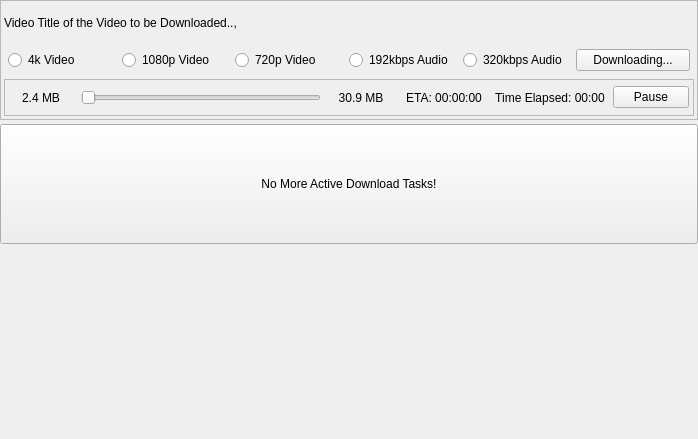
                   <widget class="QWidget" name="downloadsAreaWidget">
                    <property name="geometry">
                     <rect>
                      <x>0</x>
                      <y>0</y>
                      <width>698</width>
                      <height>439</height>
                     </rect>
                    </property>
                    <property name="styleSheet">
                     <string notr="true"/>
                    </property>
                    <layout class="QVBoxLayout" name="verticalLayout_downloadsAreaWidget">
                     <property name="spacing">
                      <number>4</number>
                     </property>
                     <property name="leftMargin">
                      <number>0</number>
                     </property>
                     <property name="topMargin">
                      <number>0</number>
                     </property>
                     <property name="rightMargin">
                      <number>0</number>
                     </property>
                     <property name="bottomMargin">
                      <number>0</number>
                     </property>
                     <item>
                      <widget class="QFrame" name="downloadItemFrame">
                       <property name="sizePolicy">
                        <sizepolicy hsizetype="Preferred" vsizetype="Expanding">
                         <horstretch>0</horstretch>
                         <verstretch>0</verstretch>
                        </sizepolicy>
                       </property>
                       <property name="minimumSize">
                        <size>
                         <width>0</width>
                         <height>85</height>
                        </size>
                       </property>
                       <property name="maximumSize">
                        <size>
                         <width>16777215</width>
                         <height>120</height>
                        </size>
                       </property>
                       <property name="styleSheet">
                        <string notr="true"/>
                       </property>
                       <property name="frameShape">
                        <enum>QFrame::StyledPanel</enum>
                       </property>
                       <property name="frameShadow">
                        <enum>QFrame::Raised</enum>
                       </property>
                       <layout class="QVBoxLayout" name="verticalLayout_downloadItemFrame">
                        <property name="spacing">
                         <number>0</number>
                        </property>
                        <property name="leftMargin">
                         <number>3</number>
                        </property>
                        <property name="topMargin">
                         <number>3</number>
                        </property>
                        <property name="rightMargin">
                         <number>3</number>
                        </property>
                        <property name="bottomMargin">
                         <number>3</number>
                        </property>
                        <item>
                         <widget class="QLabel" name="downloadMediaTitleLabel">
                          <property name="text">
                           <string>Video Title of the Video to be Downloaded..,</string>
                          </property>
                         </widget>
                        </item>
                        <item>
                         <widget class="QWidget" name="qualitySelectWidget" native="true">
                          <property name="minimumSize">
                           <size>
                            <width>0</width>
                            <height>28</height>
                           </size>
                          </property>
                          <property name="styleSheet">
                           <string notr="true"/>
                          </property>
                          <layout class="QHBoxLayout" name="horizontalLayout_qualitySelectWidget">
                           <property name="spacing">
                            <number>0</number>
                           </property>
                           <property name="leftMargin">
                            <number>4</number>
                           </property>
                           <property name="topMargin">
                            <number>0</number>
                           </property>
                           <property name="rightMargin">
                            <number>4</number>
                           </property>
                           <property name="bottomMargin">
                            <number>0</number>
                           </property>
                           <item>
                            <widget class="QRadioButton" name="video4kRadioBtn">
                             <property name="text">
                              <string>4k Video</string>
                             </property>
                            </widget>
                           </item>
                           <item>
                            <widget class="QRadioButton" name="video1080pRadioBtn">
                             <property name="text">
                              <string>1080p Video</string>
                             </property>
                            </widget>
                           </item>
                           <item>
                            <widget class="QRadioButton" name="video720pRadioBtn">
                             <property name="text">
                              <string>720p Video</string>
                             </property>
                            </widget>
                           </item>
                           <item>
                            <widget class="QRadioButton" name="audio192kbpsRadioBtn">
                             <property name="text">
                              <string>192kbps Audio</string>
                             </property>
                            </widget>
                           </item>
                           <item>
                            <widget class="QRadioButton" name="audio320kbpsRadioBtn">
                             <property name="text">
                              <string>320kbps Audio</string>
                             </property>
                            </widget>
                           </item>
                           <item>
                            <widget class="QPushButton" name="downloadBtn">
                             <property name="toolTip">
                              <string>Downloads The Selected Video</string>
                             </property>
                             <property name="text">
                              <string>Downloading...</string>
                             </property>
                            </widget>
                           </item>
                          </layout>
                         </widget>
                        </item>
                        <item>
                         <widget class="QFrame" name="downloadProgressFrame">
                          <property name="styleSheet">
                           <string notr="true"/>
                          </property>
                          <property name="frameShape">
                           <enum>QFrame::StyledPanel</enum>
                          </property>
                          <property name="frameShadow">
                           <enum>QFrame::Raised</enum>
                          </property>
                          <layout class="QHBoxLayout" name="horizontalLayout_downloadProgressFrame">
                           <property name="spacing">
                            <number>8</number>
                           </property>
                           <property name="leftMargin">
                            <number>4</number>
                           </property>
                           <property name="topMargin">
                            <number>0</number>
                           </property>
                           <property name="rightMargin">
                            <number>4</number>
                           </property>
                           <property name="bottomMargin">
                            <number>0</number>
                           </property>
                           <item>
                            <widget class="QLabel" name="currentDownloadedLabel">
                             <property name="minimumSize">
                              <size>
                               <width>64</width>
                               <height>0</height>
                              </size>
                             </property>
                             <property name="maximumSize">
                              <size>
                               <width>64</width>
                               <height>64</height>
                              </size>
                             </property>
                             <property name="text">
                              <string>2.4 MB</string>
                             </property>
                             <property name="alignment">
                              <set>Qt::AlignCenter</set>
                             </property>
                            </widget>
                           </item>
                           <item>
                            <widget class="QSlider" name="downloadProgressSlider">
                             <property name="minimumSize">
                              <size>
                               <width>240</width>
                               <height>0</height>
                              </size>
                             </property>
                             <property name="focusPolicy">
                              <enum>Qt::NoFocus</enum>
                             </property>
                             <property name="orientation">
                              <enum>Qt::Horizontal</enum>
                             </property>
                            </widget>
                           </item>
                           <item>
                            <widget class="QLabel" name="downloadSizeLabel">
                             <property name="minimumSize">
                              <size>
                               <width>64</width>
                               <height>0</height>
                              </size>
                             </property>
                             <property name="maximumSize">
                              <size>
                               <width>64</width>
                               <height>64</height>
                              </size>
                             </property>
                             <property name="text">
                              <string>30.9 MB</string>
                             </property>
                             <property name="alignment">
                              <set>Qt::AlignCenter</set>
                             </property>
                            </widget>
                           </item>
                           <item>
                            <widget class="QLabel" name="etaLabel">
                             <property name="minimumSize">
                              <size>
                               <width>86</width>
                               <height>0</height>
                              </size>
                             </property>
                             <property name="maximumSize">
                              <size>
                               <width>86</width>
                               <height>16777215</height>
                              </size>
                             </property>
                             <property name="text">
                              <string>ETA: 00:00:00</string>
                             </property>
                             <property name="alignment">
                              <set>Qt::AlignCenter</set>
                             </property>
                            </widget>
                           </item>
                           <item>
                            <widget class="QLabel" name="elapsedTimeLabel">
                             <property name="text">
                              <string>Time Elapsed: 00:00</string>
                             </property>
                             <property name="alignment">
                              <set>Qt::AlignCenter</set>
                             </property>
                            </widget>
                           </item>
                           <item>
                            <widget class="QPushButton" name="downloadPause">
                             <property name="minimumSize">
                              <size>
                               <width>72</width>
                               <height>0</height>
                              </size>
                             </property>
                             <property name="text">
                              <string>Pause</string>
                             </property>
                            </widget>
                           </item>
                          </layout>
                         </widget>
                        </item>
                       </layout>
                      </widget>
                     </item>
                     <item>
                      <widget class="QPushButton" name="homeRedirectBtn">
                       <property name="sizePolicy">
                        <sizepolicy hsizetype="Minimum" vsizetype="Expanding">
                         <horstretch>0</horstretch>
                         <verstretch>0</verstretch>
                        </sizepolicy>
                       </property>
                       <property name="minimumSize">
                        <size>
                         <width>0</width>
                         <height>85</height>
                        </size>
                       </property>
                       <property name="maximumSize">
                        <size>
                         <width>16777215</width>
                         <height>120</height>
                        </size>
                       </property>
                       <property name="styleSheet">
                        <string notr="true"/>
                       </property>
                       <property name="text">
                        <string>No More Active Download Tasks!</string>
                       </property>
                      </widget>
                     </item>
                     <item>
                      <spacer name="verticalSpacer_6">
                       <property name="orientation">
                        <enum>Qt::Vertical</enum>
                       </property>
                       <property name="sizeHint" stdset="0">
                        <size>
                         <width>20</width>
                         <height>40</height>
                        </size>
                       </property>
                      </spacer>
                     </item>
                    </layout>
                   </widget>
